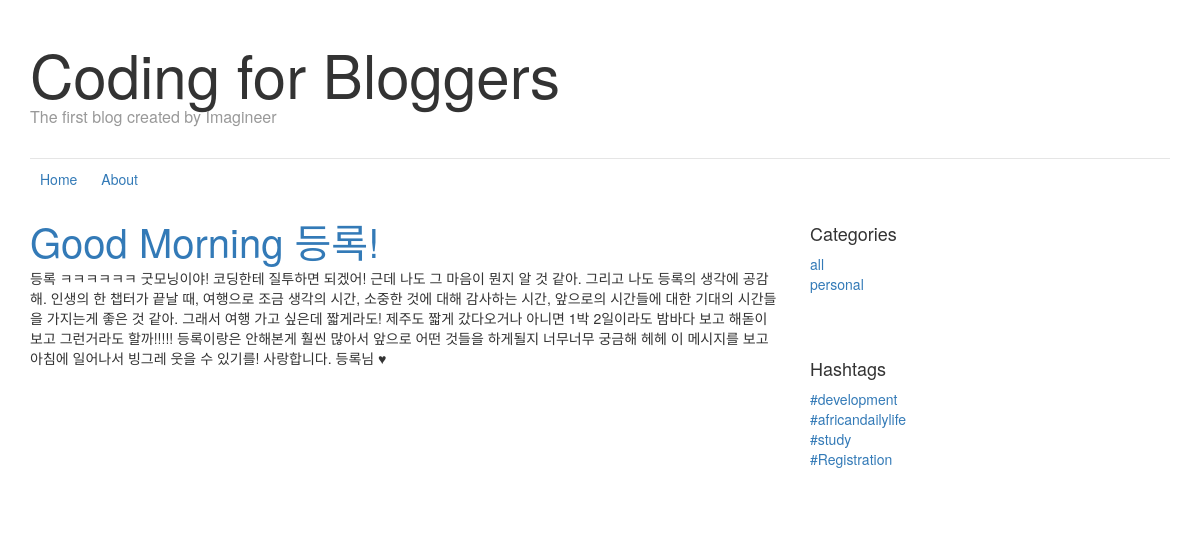
The app's page /?category=ps with its own data.
### feed/models.py (models this page shows, shortened)
class Article(models.Model):
    DEVELOPMENT = "dv"
    PERSONAL = "ps"
    CATEGORY_CHOICES = (
        (DEVELOPMENT, "development"),
        (PERSONAL, "personal"),
    )
    title = models.CharField(max_length=200)
    content = models.TextField()
    category = models.CharField(
        max_length=2,
        choices=CATEGORY_CHOICES,
        default=DEVELOPMENT,
    )
    hashtag = models.ManyToManyField(HashTag)

class HashTag(models.Model):
    name = models.CharField(max_length=50)
    def __str__(self):
        return self.name

### feed/views.py (the view)
# urls.py: url(r'^$', views.index, name='index'),
def index(request):
    article_list = Article.objects.all()
    hashtag_list = HashTag.objects.all()
    category = request.GET.get("category")
    hashtag = request.GET.get("hashtag")
    if not category and not hashtag:
        article_list = Article.objects.all()
    elif category:
        article_list = Article.objects.filter(category=category)
    else:
        article_list = Article.objects.filter(hashtag__name=hashtag)
    category_list = set([
        (article.category, article.get_category_display())
        for article in article_list
    ])
    ctx = {
        "article_list" : article_list,
        "hashtag_list" : hashtag_list,
        "category_list" : category_list,
    }
    return render(request, "index.html", ctx)

### Templates/index.html
{% extends "base.html" %}
{% block body %}
<div class = "container">
  <header class="blog-header">
          <h1 class="blog-title">Coding for Bloggers</h1>
          <p class="lead blog-description">The first blog created by Imagineer</p>
  </header>
</div>
{% include "navbar.html" %}
<div class = "container">
  <div class="row">
        <div class="col-md-8 blog-main">
          <div class="blog-post">
            {% for article in article_list %}
            <h2 class="blog-post-title">
              <a href="/{{article.id}}/">
              {{article.title}}
              </a>
            </h2>
            <p> {{article.content}} </p>
            {% endfor %}
          </div>
        </div>
        <aside class="col-md-4 blog-sidebar">
          <div class="sidebar-module">
            <h4>Categories</h4>
            <ol class="list-unstyled">
              <li><a href="/">all</a></li>
              {% for alias, category in category_list %}
              <li><a href="/?category={{alias}}">{{category}}</a></li>
              {% endfor %}
            </ol>
          </div>
          <div class="sidebar-module">
            <h4>Hashtags</h4>
            <ol class="list-unstyled">
              {% for hashtag in hashtag_list %}
              <li><a href="/?hashtag={{hashtag.name}}"">#{{hashtag}}</a></li>
              {% endfor %}
            </ol>
          </div>
        </aside>
  </div>
</div>
{% endblock %}

### Static/css/base.css (style rules this page uses)
.blog-header { line-height: 1; border-bottom: 1px solid #e5e5e5; padding-bottom: 1rem!important; padding-top: 1rem!important; display: block; box-sizing: border-box; }
.blog-title { margin-top: 30px; margin-bottom: 0; font-size: 60px; font-weight: normal; }
.blog-description { font-size: 20px; color: #999; }
.lead { margin-bottom: 20px; font-size: 16px; font-weight: 300; line-height: 1.4; }
.blog-post-title { margin-bottom: 5px; font-size: 40px; }
.sidebar-module { padding: 15px; margin: 0 -15px 15px; }
.list-unstyled { padding-left: 0; list-style: none; }

### records on screen
Article: title "Good Morning 등록!", content "등록 ㅋㅋㅋㅋㅋㅋ 굿모닝이야! 코딩한테 질투하면 되겠어! 근데 나도 그 마음이 뭔지 알 것 같아. 그리고 나도 등록의 생각에 공감해. 인생의 한 챕터가 끝날 때, 여행으로 조금 생각의 시간, 소중한 것에 대해 감사하는 시간, 앞으로의 시간들에 대한 기대의 시간들을 가지는게 좋은 것 같아. 그래서 여행 가고 싶은데 짧게라도! 제주도 짧게 갔다오거나 아니면 1박 2일이라도 밤바다 보고 해돋이보고 그런거라도 할까!!!!! 등록이랑은 안해본게 훨씬 많아서 앞으로 어떤 것들을 하게될지 너무너무 궁금해 헤헤 이 메시지를 보고 아침에 일어나서 빙그레 웃을 수 있기를! 사랑합니다. 등록님 ♥"
HashTag: name "development"
HashTag: name "africandailylife"
HashTag: name "study"
HashTag: name "Registration"

### other values on screen
{{ category }} "personal"
